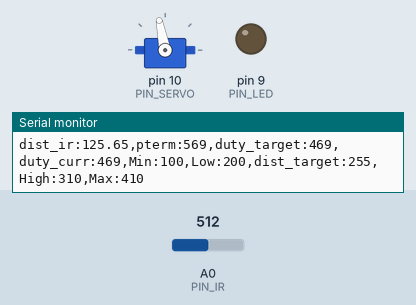
A sketch run on a simulated Arduino Uno, built with avr-gcc and run on an emulated ATmega328P. Parts: servo, output pins drawn as LEDs (lit = HIGH), the last lines printed to the serial monitor. Inputs (shaded band) come from the test bench; at power-on: A0 (PIN_IR) = 512.

Above: at 1.2 s.
1.3 s: A0 (PIN_IR) set to 306
At 2.0 s:
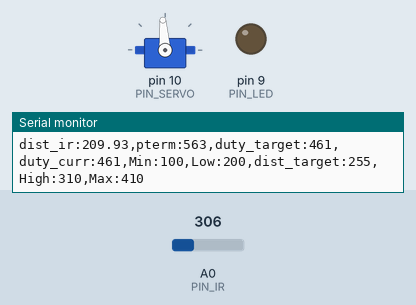
2.8 s: A0 (PIN_IR) set to 122
At 3.6 s:
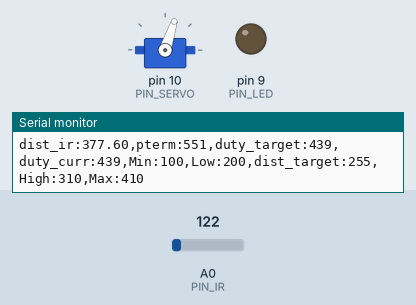
Timing chart, 0 to 5.8 s (numbered marks = the images above; inputs shaded):
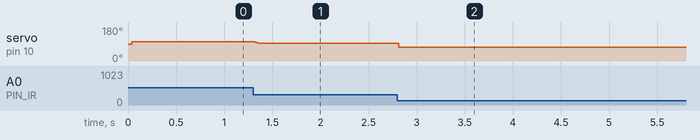

The sketch:

22P06_20191618.ino
```cpp
#include <Servo.h>
/////////////////////////////
// Configurable parameters //
/////////////////////////////

// Arduino pin assignment
#define PIN_LED 9         // [1234] LED를 아두이노 GPIO 9번 핀에 연결
#define PIN_SERVO 10    // [3069] 서보모터를 아두이노 GPIO 10번 핀에 연결
#define PIN_IR A0     // [3070] 적외선 센서를 아두이노 아날로그 A0핀에 연결

// Framework setting
#define _DIST_TARGET 255    // [2635] 목표하는 위치
#define _DIST_MIN 10   //[3050] 거리의 최솟값이 100mm
#define _DIST_MAX 410                   //[3068] 거리의 최대값 410mm

// Distance sensor
#define _DIST_ALPHA 0.4   //[3054] 센서 보정정도
          // [3131] EMA필터값
// Servo range
#define _DUTY_MIN 1290  // [3052] 서보의 최소각도를 microseconds로 표현
#define _DUTY_NEU 1450
// [3070] 레일플레이트 중립위치를 만드는 서보 duty값
#define _DUTY_MAX 1590                //[3062] 서보의 최대각도의 microseconds의 값

// Servo speed control
#define _SERVO_ANGLE 30   // [3131] 최대 가동범위에 따른 목표 서보 회전각
#define _SERVO_SPEED 3000   //[3064]서보 속도를 30으로

// Event periods
#define _INTERVAL_DIST 20   // [2635] 적외선센서 업데이트 주기
#define _INTERVAL_SERVO 20  // [2635] 서보 업데이트 주기
#define _INTERVAL_SERIAL 100  // [3070] 시리얼 플로터 갱신 속도

#define DELAY_MICROS  1500
#define EMA_ALPHA 0.6
// PID parameters
#define _KP 1.4 // [2635] P 이득 비율(?)
#define _KI 0.0   // [2635] I 이득 비율
#define _KD 0.0 // [2635] D 이득 비율

// global variables
const float coE[] = {-0.0000053, 0.0034677, 0.2571168, 75.2426615};
//////////////////////
// global variables //
//////////////////////

// Servo instance
Servo myservo; // [3070] 서보 객체 생성

// Distance sensor
float dist_target; // [1234] location to send the ball
float dist_raw, dist_ema; // [3070] 거리와 노이즈 필터 적용 후 거리를 저장하기 위한 변수

// Event periods
unsigned long last_sampling_time_dist, last_sampling_time_servo,
last_sampling_time_serial;
bool event_dist, event_servo, event_serial; // [2635] 이벤트별 이번 루프에서 업데이트 여부

// Servo speed control
int duty_chg_per_interval; // [3055] 서보속도 제어를 위한 변수 선언
int duty_target, duty_curr; // [3131] 목표duty, 현재duty

// PID variables
float error_curr, error_prev, control, pterm, dterm, iterm; // [3070] PID 제어를 위한 현재 오차, 이전오차, 컨트롤(?), p 값, d 값, i 값 변수 선언

float ema_dist=0;            // EMA 필터에 사용할 변수
float filtered_dist;       // 최종 측정된 거리값을 넣을 변수. loop()안에 filtered_dist = filtered_ir_distance(); 형태로 사용하면 됨.
float samples_num = 3;     // 스파이크 제거를 위한 부분필터에 샘플을 몇개 측정할 것인지. 3개로 충분함! 가능하면 수정하지 말 것.

void setup() {
// initialize GPIO pins for LED and attach servo
  pinMode(PIN_LED, OUTPUT); //[3062] 핀 LED 활성화
  myservo.attach(PIN_SERVO); // [3070] 서보 구동을 위한 서보 초기화

// initialize global variables
duty_target, duty_curr = _DUTY_NEU; // [3055] duty_target, duty_curr 초기화
last_sampling_time_dist = last_sampling_time_servo = last_sampling_time_serial = 0;
// [3055] 샘플링 타임 변수 초기화

pterm = iterm = dterm = 0;
dist_target = _DIST_TARGET;
// move servo to neutral position
  myservo.writeMicroseconds(_DUTY_NEU); //[2635]

// initialize serial port
  Serial.begin(57600); //[2635]

// convert angle speed into duty change per interval.
  duty_chg_per_interval = (_DUTY_MAX - _DUTY_MIN)/(float)(_SERVO_ANGLE) * (_SERVO_SPEED /1000.0)*_INTERVAL_SERVO;    // [3131] 설정한 서보 스피드에 따른 duty change per interval 값을 변환

}

void loop() {
    // [3055] indentation 수정(space 4칸)
    /////////////////////
    // Event generator //
    /////////////////////
    unsigned long time_curr = millis(); // [3070] 이벤트 업데이트 주기 계산을 위한 현재 시간
    // [3070] 이벤트 주기가 돌아올때까지 현재시간과 비교하며 기다리도록 함.
    if(time_curr >= last_sampling_time_dist + _INTERVAL_DIST) {
        last_sampling_time_dist += _INTERVAL_DIST;
        event_dist = true;
    }
    if(time_curr >= last_sampling_time_servo + _INTERVAL_SERVO) {
        last_sampling_time_servo += _INTERVAL_SERVO;
        event_servo = true;
    }
    if(time_curr >= last_sampling_time_serial + _INTERVAL_SERIAL) {
        last_sampling_time_serial += _INTERVAL_SERIAL;
        event_serial = true;
    }
    ////////////////////
    // Event handlers //
    ////////////////////

    if(event_dist) {
        event_dist = false; // [2635] 업데이트 대기
        // get a distance reading from the distance sensor
         // calibrate distance reading from the IR sensor
        filtered_dist = filtered_ir_distance();
        dist_raw = coE[0] * pow(filtered_dist , 3) + coE[1] * pow(filtered_dist , 2) + coE[2] * filtered_dist + coE[3];// [2635] 센서 값 받아와서 변수에 저장
        dist_ema = _DIST_ALPHA * dist_raw + (1 - _DIST_ALPHA) * dist_ema;

        // PID control logic
        error_curr = _DIST_TARGET - dist_raw; // [2635] 오차 계
        pterm = _KP * error_curr;
        dterm = _KD * (error_curr - error_prev);
        control = pterm + dterm;
        duty_target = _DUTY_NEU + control; // [3070] control 값이 다 합해서 1이 되도록 되어있다면, 중립 위치에 컨트롤 값 만큼의 비율을 더해 목표위치를 정한다.

  // keep duty_target value within the range of [_DUTY_MIN, _DUTY_MAX]
        if(duty_target < _DUTY_MIN){duty_target = _DUTY_MIN;
              myservo.writeMicroseconds(duty_target);
}  // [2635] 양극값 넘어가는 경우 극값으로 제한


        if(duty_target > _DUTY_MAX)  {duty_target = _DUTY_MAX;
              myservo.writeMicroseconds(duty_target);
}
  }

    if(event_servo) {
        event_servo = false; // [2635] 업데이트 대기
        // adjust duty_curr toward duty_target by duty_chg_per_interval
        if(duty_target > duty_curr) { // [3070]
            duty_curr += duty_chg_per_interval;
            if(duty_curr > duty_target) duty_curr = duty_target;
    }
    else {
        duty_curr -= duty_chg_per_interval;
        if(duty_curr < duty_target) duty_curr = duty_target;
    }

        // update servo position
        myservo.writeMicroseconds(duty_target); // [3070]


    }

    if(event_serial) {
        event_serial = false; // [3070] 이벤트 주기가 왔다면 다시 false로 만들고 이벤트를 수행
    Serial.print("dist_ir:");
    Serial.print(dist_raw);
    Serial.print(",pterm:");
    Serial.print(map(pterm,-1000,1000,510,610));
    Serial.print(",duty_target:");
    Serial.print(map(duty_target,1000,2000,410,510));
    Serial.print(",duty_curr:");
    Serial.print(map(duty_curr,1000,2000,410,510));
    Serial.println(",Min:100,Low:200,dist_target:255,High:310,Max:410");


    }
}

float ir_distance(void){ // return value unit: mm
    float val; // [3055] 변수 val 선언
    float volt = float(analogRead(PIN_IR)); // [3055] volt변수에 적외선 센서 측정값 입력
    val = ((6762.0/(volt - 9.0)) - 4.0) * 10.0; // [3055] volt 값 보정
    return val; // [3055] val 리턴
}

float ir_distance_filtered(void){ // return value unit: mm
  return ir_distance(); // for now, just use ir_distance() without noise filter.
}
float under_noise_filter(void){ // 아래로 떨어지는 형태의 스파이크를 제거해주는 필터
  int currReading;
  int largestReading = 0;
  for (int i = 0; i < samples_num; i++) {
    currReading = ir_distance();
    if (currReading > largestReading) { largestReading = currReading; }
    // Delay a short time before taking another reading
    delayMicroseconds(DELAY_MICROS);
  }
  return largestReading;
}

float filtered_ir_distance(void){ // 아래로 떨어지는 형태의 스파이크를 제거 후, 위로 치솟는 스파이크를 제거하고 EMA필터를 적용함.
  // under_noise_filter를 통과한 값을 upper_nosie_filter에 넣어 최종 값이 나옴.
  int currReading;
  int lowestReading = 1024;
  for (int i = 0; i < samples_num; i++) {
    currReading = under_noise_filter();
    if (currReading < lowestReading) { lowestReading = currReading; }
  }
  // eam 필터 추가
  ema_dist = EMA_ALPHA*lowestReading + (1-EMA_ALPHA)*ema_dist;
  return ema_dist;
}
```

Measured:
- after the input at 1.3 s, servo on pin 10 (PIN_SERVO): 101° → 94° at once
- after the input at 2.8 s, servo on pin 10 (PIN_SERVO): 94° → 72° at once
